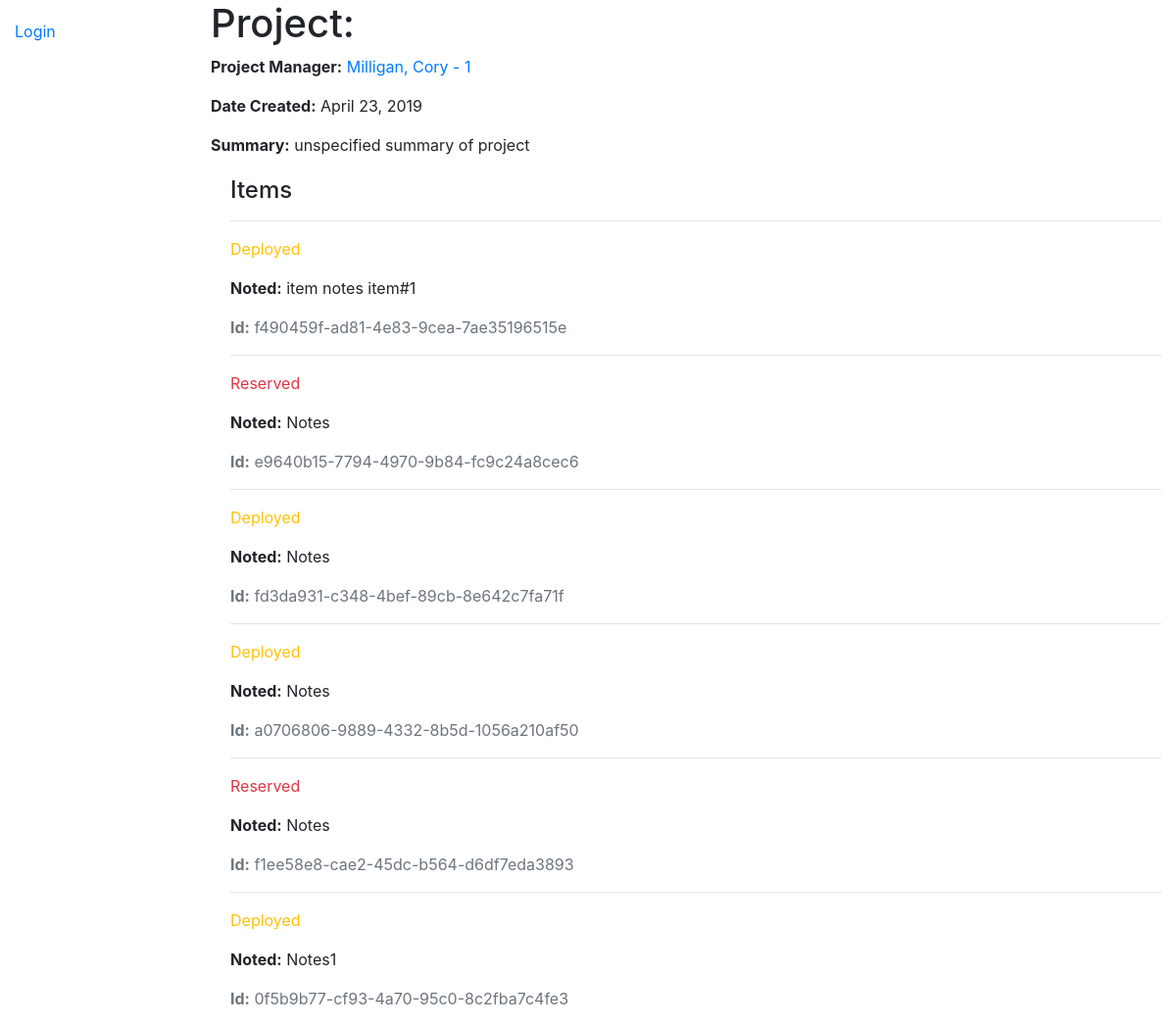
The page /catalog/project/1 on the database its author committed.
### catalog/models.py (models this page shows, shortened)
class Project(models.Model):
    prj_num = models.AutoField(primary_key=True)
    prj_mgr = models.ForeignKey('PrjMgr', on_delete=models.SET_NULL, null=True)
    summary = models.TextField(max_length=1000, help_text="Enter project description")
    date_created = models.DateField(auto_now=True)
    completion_date = models.DateField(auto_now=False, null=True)

class PrjMgr(models.Model):
    first_name = models.CharField(max_length=100)
    last_name = models.CharField(max_length=100)
    emp_num = models.AutoField(primary_key=True)
    date_of_birth = models.DateField(null=True, blank=True)
    date_joined = models.DateField('joined', null=True, blank=True)
    class Meta:
        ordering = ['last_name', 'first_name']
    def __str__(self):
        return '{0}, {1} - {2}'.format(self.last_name, self.first_name, self.emp_num)

class Item(models.Model):
    item_num = models.UUIDField(primary_key=True, default=uuid.uuid4,
                          help_text="Unique ID for this particular item across whole library")
    prj = models.ForeignKey('Project', on_delete=models.SET_NULL, null=True)
    AVAILABLE = 'A' # Begin STATUS_CHOICES.
    RESERVED = 'R'
    DEPLOYED = 'D'
    STATUS_CHOICES = (
        (AVAILABLE, 'Available'),
        (RESERVED, 'Reserved'),
        (DEPLOYED, 'Deployed'),
    )
    status = models.CharField(max_length=1, choices=STATUS_CHOICES, default=AVAILABLE)
    BUILDING_MATL = 'BLD' # Begin DESCRIPTION_CHOICES.
    LIVING = 'LVR'
    KITCHEN = 'KIT'
    BEDROOM = 'BDR'
    BATHROOM = 'BAT'
    CLOTHING = 'CLT'
    OUTDOOR = 'OUT'
    PET_SUPPLIES = 'PET'
    RECREATIONAL = 'REC'
    VEHICLE = 'VEH'
    DESCRIPTION_CHOICES = (
        (BUILDING_MATL, 'Building Materials'),
        (LIVING, 'Living Room'),
        (KITCHEN, 'Kitchen'),
        (BEDROOM, 'Bedroom'),
        (BATHROOM, 'Bathroom'),
        (CLOTHING, 'Clothing'),
        (OUTDOOR, 'Outdoor'),
        (PET_SUPPLIES, 'Pet Supplies'),
        (RECREATIONAL, 'Recreational'),
        (VEHICLE, 'Vehicle'),
    )
    description = models.CharField(max_length=3, choices=DESCRIPTION_CHOICES, default=BUILDING_MATL)
    NORTHWEST = 'NW' # Begin SECTOR_CHOICES.
    NORTHCENTER = 'NC'
    NORTHEAST = 'NE'
    CENTERWEST = 'CW'
    CENTERCENTER = 'CC'
    CENTEREAST = 'CE'
    SOUTHWEST = 'SW'
    SOUTHCENTER = 'SC'
    SOUTHEAST = 'SE'
    SECTOR_CHOICES = (
        (NORTHWEST, 'North-West'),
        (NORTHCENTER, 'North-Center'),
        (NORTHEAST, 'North-East'),
        (CENTERWEST, 'Central-West'),
        (CENTERCENTER, 'Central-Center'),
        (CENTEREAST, 'Central-East'),
        (SOUTHWEST, 'South-West'),
        (SOUTHCENTER, 'South-Center'),
        (SOUTHEAST, 'South-East'),
    )
    sector = models.CharField(max_length=2, choices=SECTOR_CHOICES, default=NORTHWEST)
    notes = models.CharField(max_length=500, default='Notes')
    date_created = models.DateTimeField(auto_now=True)

### catalog/views.py (the view)
# urls.py: path('project/<int:pk>', views.ProjectDetailView.as_view(), name='project-detail'),
class ProjectDetailView(generic.DetailView):  # View function for project detail view.
    model = Project

### catalog/templates/catalog/project_detail.html
{% extends "base_generic.html" %}
{% block content %}
  <h1>Project: {{ project.title }}</h1>
  <p><strong>Project Manager:</strong> <a href="{% url 'prjmgr-detail' project.prj_mgr.pk %}">{{ project.prj_mgr }}</a>
    <p><strong>Date Created:</strong> {{ project.date_created }}</p>
    <p><strong>Summary:</strong> {{ project.summary }}</p>
  <div style="margin-left:20px;margin-top:20px">
    <h4>Items</h4>
    {% for item in project.item_set.all %}
      <hr>
      <p class="{% if item.status == 'A' %}text-success{% elif item.status == 'R' %}text-danger{% else %}text-warning{% endif %}">{{ item.get_status_display }}</p>
      <p><strong>Noted:</strong> {{item.notes}}</p>
      <p class="text-muted"><strong>Id:</strong> {{item.item_num}}</p>
    {% endfor %}
  </div>
{% endblock %}

### rows shown on the page
Project: prj_mgr "Milligan, Cory - 1", date_created "April 23, 2019", summary "unspecified summary of project"
Item: status "Deployed", notes "item notes item#1", item_num "f490459f-ad81-4e83-9cea-7ae35196515e"
Item: status "Reserved", notes "Notes", item_num "e9640b15-7794-4970-9b84-fc9c24a8cec6"
Item: status "Deployed", notes "Notes", item_num "fd3da931-c348-4bef-89cb-8e642c7fa71f"
Item: status "Deployed", notes "Notes", item_num "a0706806-9889-4332-8b5d-1056a210af50"
Item: status "Reserved", notes "Notes", item_num "f1ee58e8-cae2-45dc-b564-d6df7eda3893"
Item: status "Deployed", notes "Notes1", item_num "0f5b9b77-cf93-4a70-95c0-8c2fba7c4fe3"
